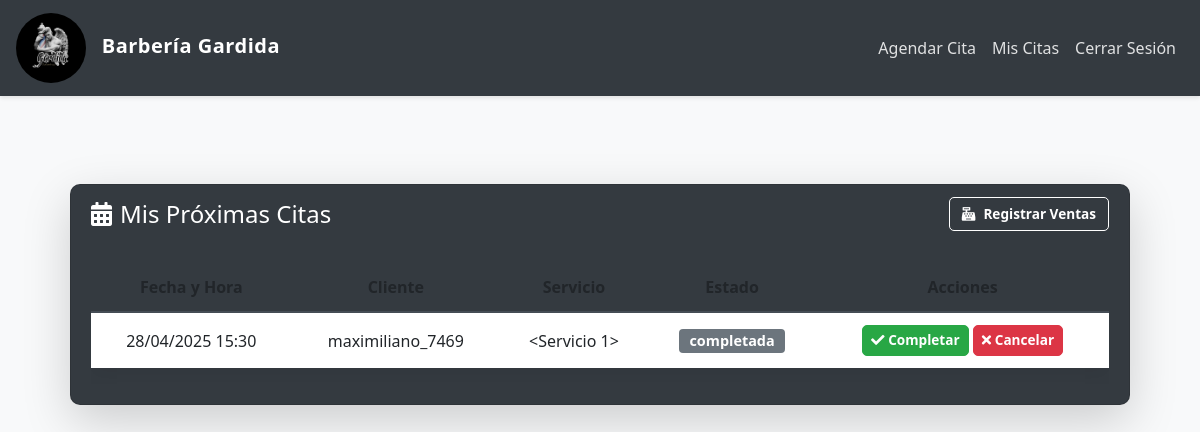
Page /dashboard (signed in) on the committed database.
### app/models.py (models this page shows, shortened)
class Cita(db.Model):
    __tablename__ = 'citas'
    id = db.Column(db.Integer, primary_key=True)
    barbero_id = db.Column(db.Integer, db.ForeignKey('barbero.id'), nullable=False)
    cliente_id = db.Column(db.Integer, db.ForeignKey('user.id'), nullable=True)  # Permite NULL para cliente general
    servicio_id = db.Column(db.Integer, db.ForeignKey('servicio.id'), nullable=False)
    admin_id = db.Column(db.Integer, db.ForeignKey('user.id'), nullable=True)  # Cambiado a user.id en lugar de admin.id
    fecha_hora = db.Column(db.DateTime, nullable=False)
    estado = db.Column(db.String(50), default='pendiente')
    notas = db.Column(db.Text)
    fecha_creacion = db.Column(db.DateTime, default=datetime.utcnow)
    barbero = db.relationship('Barbero', back_populates='citas')
    cliente = db.relationship('User', foreign_keys=[cliente_id], back_populates='citas_como_cliente')
    servicio = db.relationship('Servicio', back_populates='citas')
    administrador = db.relationship('User', foreign_keys=[admin_id])  # Relación con User en lugar de Admin

class User(UserMixin, db.Model):
    __tablename__ = 'user'
    id = db.Column(db.Integer, primary_key=True)
    username = db.Column(db.String(150), unique=True, nullable=False)
    email = db.Column(db.String(150), unique=True, nullable=False)
    nombre = db.Column(db.String(64))
    apellido = db.Column(db.String(64))
    password = db.Column(db.String(150), nullable=False)
    role = db.Column(db.String(50), nullable=False, default='cliente')
    fecha_registro = db.Column(db.DateTime, default=datetime.utcnow)
    activo = db.Column(db.Boolean, default=True)
    is_guest = db.Column(db.Boolean, default=False)
    phone = db.Column(db.String(20))
    citas_como_cliente = db.relationship('Cita',
                                      foreign_keys='Cita.cliente_id',
                                      back_populates='cliente',
                                      lazy='dynamic')
    citas_como_administrador = db.relationship('Cita',
                                            foreign_keys='Cita.admin_id',
                                            back_populates='administrador',
                                            lazy='dynamic')
    admin_profile = db.relationship('Admin',
                                 back_populates='user',
                                 uselist=False,
                                 cascade='all, delete-orphan')
    barbero_profile = db.relationship('Barbero',
                                   back_populates='user',
                                   uselist=False,
                                   cascade='all, delete-orphan')
    @property
    def is_admin(self):
        return self.role == 'admin'
    @property
    def is_barbero(self):
        return self.role == 'barbero'
    @property
    def is_cliente(self):
        return self.role == 'cliente'

### app/routes.py (the view)
@main_routes.route('/dashboard')
@login_required
def dashboard():
    if current_user.role == 'barbero':
        citas = Cita.query.filter_by(barbero_id=current_user.id).all()
    else:
        citas = Cita.query.filter_by(cliente_id=current_user.id).all()
    return render_template('shared/dashboard.html', citas=citas)

### app/__init__.py (called while the page is built)
def create_app():
    app = Flask(__name__)
    app.config.from_object(Config)  # Usa la configuración desde Config
    db.init_app(app)
    migrate.init_app(app, db)
    login_manager.init_app(app)
    Config.print_database_info()
    from app.routes import main_routes  # Importa blueprint de routes
    from app.auth import auth_routes  # Si tienes rutas de autenticación, importa el blueprint de auth
    app.register_blueprint(main_routes)  # Registra el blueprint de rutas
    app.register_blueprint(auth_routes)  # Registra el blueprint de autenticación
    @login_manager.user_loader
    def load_user(user_id):
        from app.models import User  # Evitar circularidad importando dentro de la función
        return User.query.get(int(user_id))
    return app

### app/templates/shared/dashboard.html (shortened to what this page needs)
{% extends "shared/base.html" %}
{% block content %}
<div class="container mt-4">
    <div class="row">
        <div class="col-md-12">
            <div class="card shadow-lg" style="background-color: #343a40; color: #fff;">
                <div class="card-header bg-dark text-white d-flex justify-content-between align-items-center">
                    <h4 class="mb-0">
                        <i class="fas fa-calendar-alt mr-2"></i>Mis Próximas Citas
                    </h4>
                    <a href="{{ url_for('main_routes.ventas') }}" class="btn btn-outline-light">
                        <i class="fas fa-cash-register mr-2"></i>Registrar Ventas
                    </a>
                </div>
                <div class="card-body">
                    {% if citas %}
                    <div class="table-responsive">
                        <table class="table table-dark table-hover">
                            <thead class="thead-dark">
                                <tr>
                                    <th>Fecha y Hora</th>
                                    <th>Cliente</th>
                                    <th>Servicio</th>
                                    <th>Estado</th>
                                    <th>Acciones</th>
                                </tr>
                            </thead>
                            <tbody>
                                {% for cita in citas %}
                                <tr>
                                    <td>{{ cita.fecha_hora.strftime('%d/%m/%Y %H:%M') }}</td>
                                    <td>{{ cita.cliente.username }}</td>
                                    <td>{{ cita.servicio or 'Corte' }}</td>
                                    <td>
                                        <span class="badge
                                            {% if cita.estado == 'pendiente' %}badge-warning
                                            {% elif cita.estado == 'confirmada' %}badge-success
                                            {% else %}badge-secondary{% endif %}">
                                            {{ cita.estado }}
                                        </span>
                                    </td>
                                    <td>
                                        <a href="{{ url_for('main_routes.marcar_completada', cita_id=cita.id) }}"
                                           class="btn btn-sm btn-success"
                                           onclick="return confirm('¿Marcar como completada?')">
                                            <i class="fas fa-check"></i> Completar
                                        </a>
                                        <a href="{{ url_for('main_routes.cancelar_cita', cita_id=cita.id) }}"
                                           class="btn btn-sm btn-danger"
                                           onclick="return confirm('¿Cancelar esta cita?')">
                                            <i class="fas fa-times"></i> Cancelar
                                        </a>
                                    </td>
                                </tr>
                                {% endfor %}
                            </tbody>
                        </table>
                    </div>
                    {% else %}
                    <div class="alert alert-info">
                        No tienes citas programadas actualmente.
                    </div>
                    {% endif %}
                </div>
            </div>
        </div>
    </div>
</div>
<link rel="stylesheet" href="https://cdnjs.cloudflare.com/ajax/libs/font-awesome/5.15.4/css/all.min.css">
{% endblock %}

### app/static/css/styles.css (style rules this page uses)
body { background-color: #f8f9fa; color: #343a40; font-family: 'Segoe UI', Tahoma, Geneva, Verdana, sans-serif; }
.table { background-color: #fff; color: #212529 !important; box-shadow: 0 0.5rem 1rem rgba(0, 0, 0, 0.05); }
.table th, .table td { border-color: #dee2e6; color: #212529 !important; text-align: center; vertical-align: middle; }
.container { background: transparent; padding: 20px; border-radius: 8px; }
.btn { border-radius: 5px; font-weight: bold; transition: all 0.2s; }

### app/templates/shared/base.html (style rules this page uses)
body { background-color: #f8f9fa; color: #343a40; font-family: 'Segoe UI', Tahoma, Geneva, Verdana, sans-serif; }
.container { padding-top: 20px; padding-bottom: 40px; }

### app/templates/shared/dashboard.html (style rules this page uses)
.card { border-radius: 10px; overflow: hidden; }
.card-header { border-bottom: none; }
.table th { border-top: none; }
.badge { font-size: 0.9em; padding: 5px 10px; }
.btn { font-size: 0.85em; }
.btn-outline-light { border-color: #fff; color: #fff; transition: all 0.3s; }

### rows in the picture
Cita: fecha_hora "28/04/2025 15:30", cliente.username "maximiliano_7469", servicio "<Servicio 1>", estado "completada"
